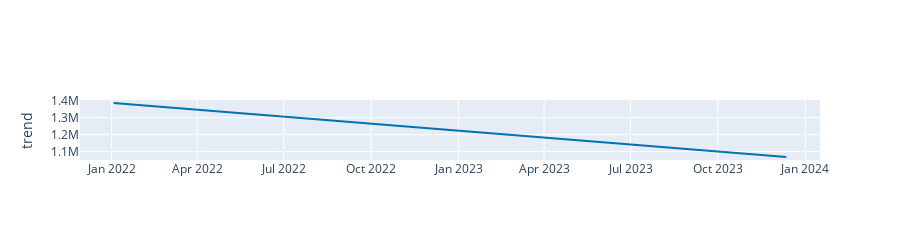

The code cell stored with this chart in its notebook:
### Code cell
# Python
plot_components_plotly(m, forecast)

### Figure 1 — Plotly figure (JSON) as saved in the notebook; plotly's stock layout.template omitted (floating-point values rounded to 4 significant figures; data arrays with more than 128 entries replaced by an {"elided": "..."} marker saying what was removed)
{"data": [{"line": {"color": "#0072B2", "width": 2}, "mode": "lines", "name": "trend", "type": "scatter", "x": {"elided": "415 str values"}, "xaxis": "x", "y": {"elided": "415 float values"}, "yaxis": "y"}, {"line": {"color": "rgba(0, 114, 178, 0.2)", "width": 0}, "mode": "lines", "name": "trend_upper", "type": "scatter", "x": {"elided": "415 str values"}, "xaxis": "x", "y": {"elided": "415 float values"}, "yaxis": "y"}, {"fill": "tonexty", "fillcolor": "rgba(0, 114, 178, 0.2)", "line": {"color": "rgba(0, 114, 178, 0.2)", "width": 0}, "mode": "lines", "name": "trend_lower", "type": "scatter", "x": {"elided": "415 str values"}, "xaxis": "x", "y": {"elided": "415 float values"}, "yaxis": "y"}], "layout": {"height": 200, "showlegend": false, "width": 900, "xaxis": {"anchor": "y", "domain": [0, 1], "range": ["2021-11-28T14:24:00", "2024-01-16T09:36:00"], "type": "date"}, "yaxis": {"anchor": "x", "domain": [0, 1], "rangemode": "normal", "title": {"text": "trend"}, "zerolinecolor": "#AAA"}}}
